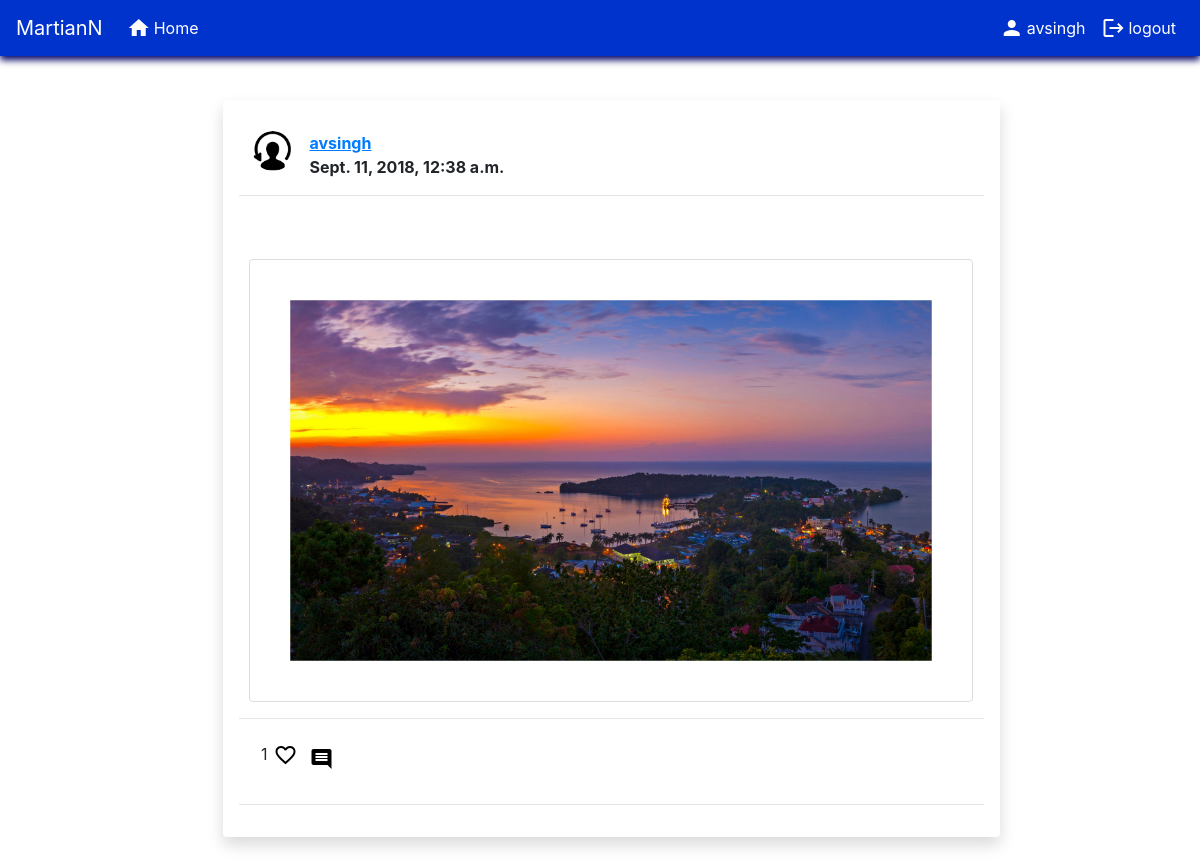
The app's page /Myprofile/posts/126 (signed in) with its own data.
### Myprofile/models.py (models this page shows)
class Post(models.Model):
    user = models.ForeignKey(User, on_delete=models.CASCADE)
    image = models.FileField(upload_to='upload_location',
            null=True,
            blank=True,)
    height_field = models.IntegerField(default=0, null=True)
    width_field = models.IntegerField(default=0, null = True)
    post =  models.TextField(null=True,blank=True)
    likee = models.IntegerField(default=0)
    date = models.DateTimeField(default=datetime.now,blank=True)

### Myprofile/views.py (the view)
# urls.py: url(r'^posts/(?P<id>[0-9]+)$', views.viewpost, name='viewpost'),
def viewpost(request,id):
    if request.user.is_authenticated:
        posts = get_object_or_404(Post,pk=id)
        comments = Comments.objects.all().filter(post_id=id)
        findlike = Like.objects.all().filter(post_id=posts.id,user=request.user)
        if request.method == 'GET':
            template_name = 'home/viewpost.html'
            postcommenting = PostsData()
            if(len(findlike)==0):
                args =  {'postcommenting': postcommenting,'posts':posts, 'comments':comments,'id':id, "like":True}
            else:
                args =  {'postcommenting': postcommenting,'posts':posts, 'comments':comments,'id':id, "like":False}
            return render(request, 'home/viewpost.html', args)
    else:
        return redirect('/')

### Myprofile/templates/home/viewpost.html (shortened to what this page needs)
{% extends 'base.html' %}
{% block links %}
{% load static %}
<link rel="stylesheet" href="{% static 'accounts/post_detail.css' type='text/css'%}">
{% endblock %}
{% block content %}
<div class="container  " >
<div class="shadow p-3 mb-5 bg-white rounded"  style="width:70%;margin:4%; margin-left:16%;" >
    <div class="row media  user_info" style="margin:2%;">
            <img class="mr-3" style="width:40px; border-radius: 50%;" >
            <b><a href="/Myprofile"><u>{{posts.user.username}}</u></a><br/>{{posts.date}}</b>
    </div>
    <hr/>
    <div class="row ">
                {% if posts.image %}
                <div class="media row" >
                    <img class="mr-3" style="width:90%;
                    border: 1px solid #ddd;
                    border-radius: 4px;
                    padding: 5px;
                    opacity:1;
                    padding:5%; margin-left:5%;display:inline;" src="{{ MEDIA_URL }}{{posts.image}}" >
                </div>
                {% endif %}
    </div>
    <hr/>
    <div class="row" style="margin:3%;padding:0%;">
            <p style="font-size:16px;">{{posts.likee}}</p>
                    <form id="likes" action="{% url 'commentpost' id %}" method="POST">
                            {% if like %}
                            <button type="submit" name="post_id" value="{{posts.likee}}" style="cursor:pointer;background:#fff; border:#fff;">
                                    <i class="material-icons red-text text-darken-2">favorite_border</i>
                                </button>
                            {% else %}
                            <button type="submit" name="post_id" value="{{posts.likee}}" style="cursor:pointer;background:#fff; border:#fff;">
                                    <i class="material-icons text-danger" style="font-size:26px;">favorite</i>
                                </button>
                            {%endif%}
                    </form>
                    <button type="submit" data-toggle="collapse" data-target="#demo" name="post_id" value="{{posts.likee}}" style="cursor:pointer;background:#fff; border:#fff;">
                        <i class="material-icons " >
                        </i>
                    </button>
    </div>
    <hr/>
</div>
</div>
{% endblock %}

### accounts/templates/base.html (shortened to what this page needs)
<!doctype html>
<html lang="en">
  <head>
    {% block links %}{% endblock %}
    <link rel="stylesheet" href="https://stackpath.bootstrapcdn.com/bootstrap/4.1.3/css/bootstrap.min.css">
      <nav class="navbar navbar-expand-lg ">
          <a class="navbar-brand navi" href="#">MartianN</a>
          <div class="collapse navbar-collapse" id="navbarNav">
            <ul class="navbar-nav mr-auto">
                <li class="nav-item">
                    <a class="nav-link navi"  href="/"><i class="material-icons" style="margin-right:3px;margin-bottom:0px;">home</i>Home</a>
              </li>
            </ul>
             <ul class="nav navbar-nav navbar-right">
               {% if request.user.is_authenticated %}
                <li class="nav-item">
                  <a class="nav-link navi" href="/Myprofile"><i class="material-icons" style="margin-right:3px;margin-bottom:0px;">person</i> {{request.user}}</a>
                </li>
                <li class="nav-item">
                    <a class="nav-link navi" href="/logout"><i class="material-icons" style="margin-right:3px;margin-bottom:0px;">logout</i></span> logout</a>
                  </li>
                 {% endif%}
            </ul>
          </div>
        </nav>
  </head>
  <body>
    {% block content %}
    {% endblock %}
    {% load static %}
  </body>
</html>

### accounts/static/accounts/post_detail.css (style rules this page uses)
.user_info { margin: 5px; }

### accounts/templates/base.html (style rules this page uses)
.navbar { background:#0033CC; box-shadow: 0px 4px 7px #000066, 0px 1px 20px 1px #fff; width:100%; }
.navi { color: #fff; font-weight:400; display:inline-flex; }

### records on screen
Post: user.username "avsingh", date "Sept. 11, 2018, 12:38 a.m.", image (picture), likee "1"

### other values on screen
{{ request.user }} "avsingh"
